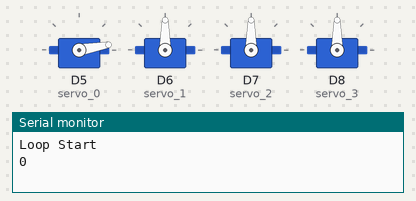
Simulated run of this sketch. Board: ESP8266 (NodeMCU). Parts: 4 × servo, the last lines printed to the serial monitor.

Above: at 0.05 s.
At 1.15 s:
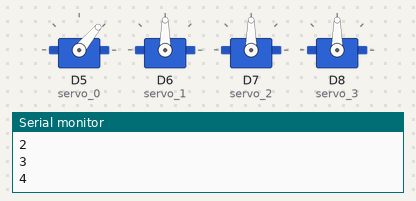
At 2.25 s:
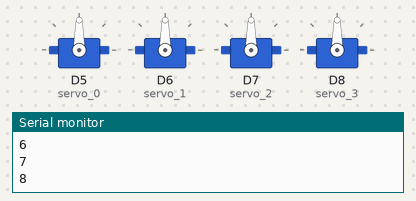
At 4.5 s:
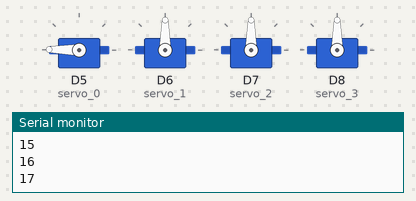
Timing chart, 0 to 6.2 s (numbered marks = the images above):
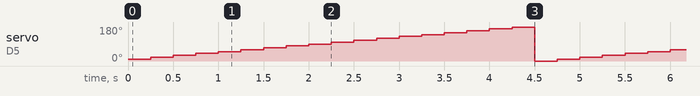

The sketch:

robottest.ino
```cpp
#include <Servo.h>
Servo servo_0;
Servo servo_1;
Servo servo_2;
Servo servo_3;
int pos[18]={10,20,30,40,50,60,70,80,90,100,110,120,130,140,150,160,170,179}  ;
void setup()
{
   servo_0.attach(D5); // attaches the servo
  servo_1.attach(D6);
  servo_2.attach(D7);
  servo_3.attach(D8);
  Serial.begin(115200);

  // put your setup code here, to run once:

}

void loop()
{
  Serial.println("Loop Start");
  for(int i=0;i<=18;i++)
  {
    servo_0.write(pos[i]);
    Serial.println(i);
    delay(250);
  }
}
```

Measured:
- by itself, servo on D5 (servo_0): repeats every 4.8 s: 30° 0.25 s, 40° 0.25 s, 50° 0.25 s, 60° 0.25 s, 70° 0.25 s, 80° 0.25 s, 90° 0.25 s, 100° 0.25 s, 110° 0.25 s, 120° 0.25 s, 130° 0.25 s, 140° 0.25 s, 150° 0.25 s, 160° 0.25 s, 170° 0.25 s, 179° 0.25 s, 0° 0.25 s, 10° 0.25 s, 20° 0.25 s
